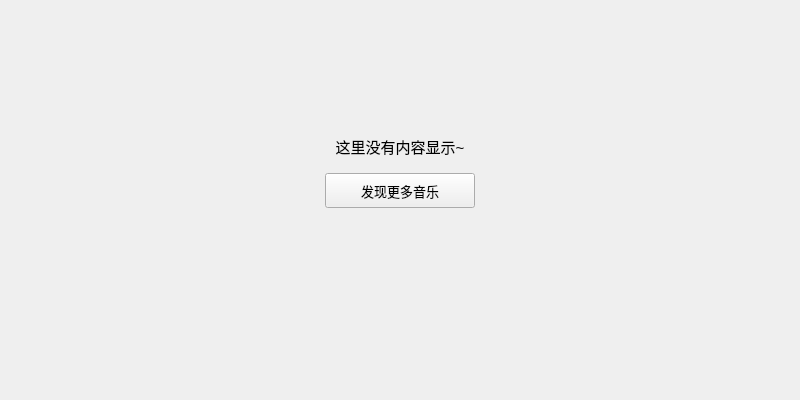
<?xml version="1.0" encoding="UTF-8"?>
<ui version="4.0">
 <class>RecentlyVideoWidget</class>
 <widget class="QWidget" name="RecentlyVideoWidget">
  <property name="geometry">
   <rect>
    <x>0</x>
    <y>0</y>
    <width>800</width>
    <height>400</height>
   </rect>
  </property>
  <property name="windowTitle">
   <string>RecentlyVideoWidget</string>
  </property>
  <layout class="QVBoxLayout" name="verticalLayout_2">
   <item>
    <widget class="QWidget" name="widget_3" native="true">
     <layout class="QVBoxLayout" name="verticalLayout" stretch="2,1,3">
      <item>
       <spacer name="verticalSpacer_2">
        <property name="orientation">
         <enum>Qt::Vertical</enum>
        </property>
        <property name="sizeHint" stdset="0">
         <size>
          <width>20</width>
          <height>40</height>
         </size>
        </property>
       </spacer>
      </item>
      <item>
       <layout class="QGridLayout" name="gridLayout">
        <property name="verticalSpacing">
         <number>15</number>
        </property>
        <item row="0" column="0">
         <spacer name="horizontalSpacer_8">
          <property name="orientation">
           <enum>Qt::Horizontal</enum>
          </property>
          <property name="sizeHint" stdset="0">
           <size>
            <width>40</width>
            <height>20</height>
           </size>
          </property>
         </spacer>
        </item>
        <item row="0" column="1">
         <widget class="QLabel" name="prompt_label">
          <property name="font">
           <font>
            <pointsize>11</pointsize>
           </font>
          </property>
          <property name="text">
           <string>这里没有内容显示~</string>
          </property>
          <property name="scaledContents">
           <bool>false</bool>
          </property>
          <property name="alignment">
           <set>Qt::AlignBottom|Qt::AlignHCenter</set>
          </property>
         </widget>
        </item>
        <item row="0" column="2">
         <spacer name="horizontalSpacer_9">
          <property name="orientation">
           <enum>Qt::Horizontal</enum>
          </property>
          <property name="sizeHint" stdset="0">
           <size>
            <width>40</width>
            <height>20</height>
           </size>
          </property>
         </spacer>
        </item>
        <item row="1" column="0">
         <spacer name="horizontalSpacer_11">
          <property name="orientation">
           <enum>Qt::Horizontal</enum>
          </property>
          <property name="sizeHint" stdset="0">
           <size>
            <width>40</width>
            <height>20</height>
           </size>
          </property>
         </spacer>
        </item>
        <item row="1" column="1">
         <widget class="QPushButton" name="search_pushButton">
          <property name="minimumSize">
           <size>
            <width>150</width>
            <height>35</height>
           </size>
          </property>
          <property name="maximumSize">
           <size>
            <width>150</width>
            <height>35</height>
           </size>
          </property>
          <property name="font">
           <font>
            <pointsize>10</pointsize>
           </font>
          </property>
          <property name="cursor">
           <cursorShape>PointingHandCursor</cursorShape>
          </property>
          <property name="text">
           <string>发现更多音乐</string>
          </property>
         </widget>
        </item>
        <item row="1" column="2">
         <spacer name="horizontalSpacer_10">
          <property name="orientation">
           <enum>Qt::Horizontal</enum>
          </property>
          <property name="sizeHint" stdset="0">
           <size>
            <width>40</width>
            <height>20</height>
           </size>
          </property>
         </spacer>
        </item>
       </layout>
      </item>
      <item>
       <spacer name="verticalSpacer">
        <property name="orientation">
         <enum>Qt::Vertical</enum>
        </property>
        <property name="sizeHint" stdset="0">
         <size>
          <width>20</width>
          <height>40</height>
         </size>
        </property>
       </spacer>
      </item>
     </layout>
    </widget>
   </item>
  </layout>
 </widget>
 <resources/>
 <connections/>
</ui>
